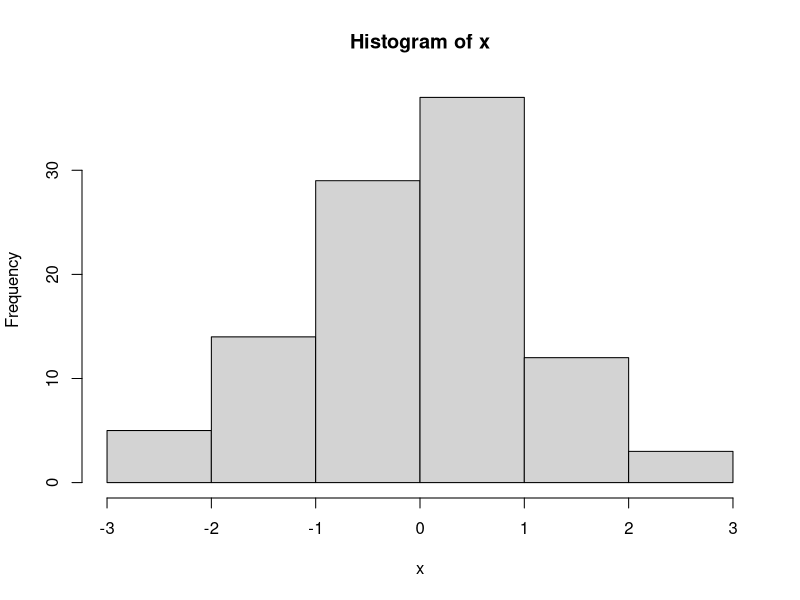
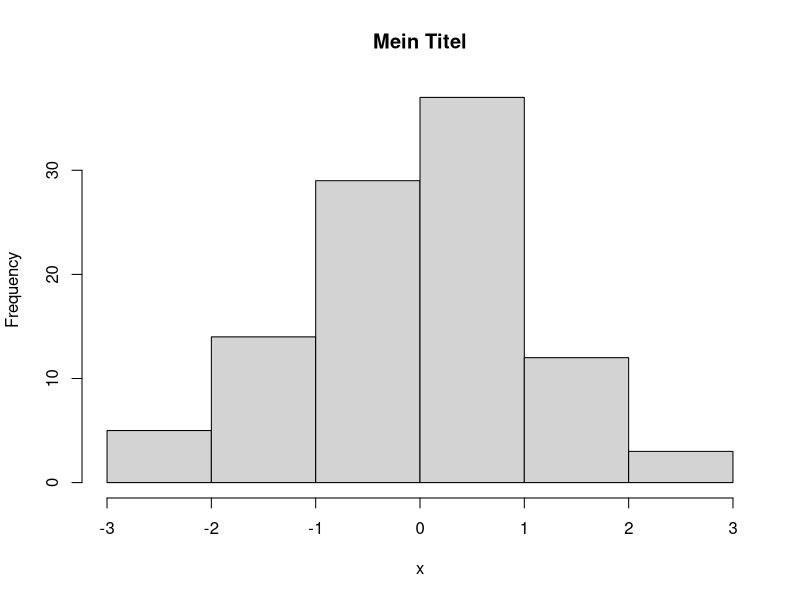
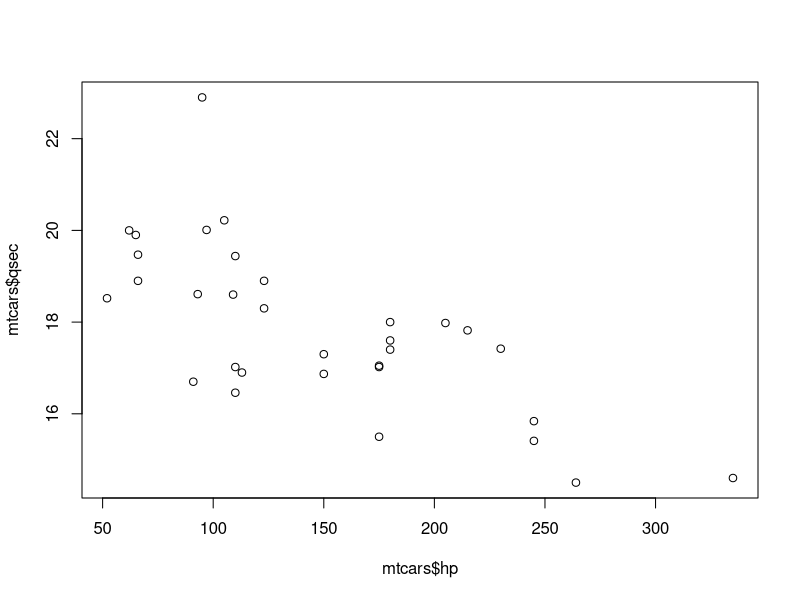
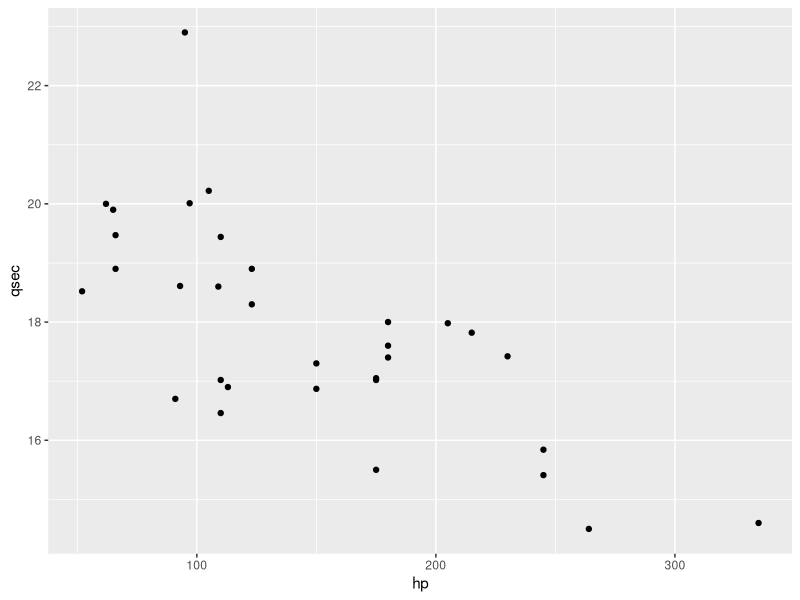
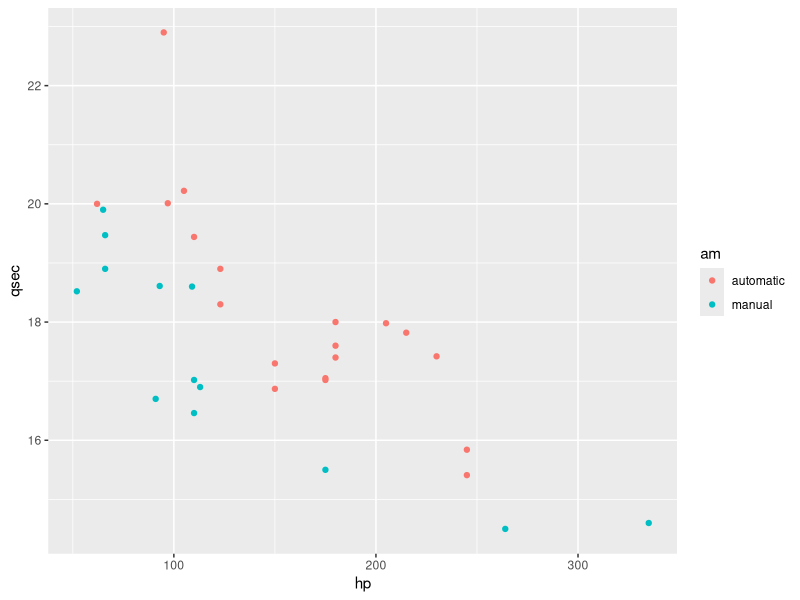

These figures' R source, in order: (Note: this script raises an error after producing the figures.)
## ---- chunk 1
knitr::opts_chunk$set(echo = TRUE)
## ---- chunk 2
a1 <- 2
a2 <- "abc"
a3 <- TRUE
## ---- chunk 3
3+2
3*2
3^2
## ---- chunk 4
## Vector: Same data types
v <- c(1,2,3)

v # !!! automatic type conversion !!!

## generate vector
v <- c(21,22,23,24)
v <- 21:24 ## less typing
v <- seq(from=21,to=24,by=1)

## select by position
v[2]
v[-2]
v[1:3]
v[c(1,4)]

## select by value
v == 22
v[v==22]
v<=22
v[v<=22]
v %in% c(21,24)
v[v %in% c(21,24)]

## list: different data types
l <- list(a="a", b=1, c=FALSE)
l
l$a
l$b
## ---- chunk 5
## Matrix
1:9
m <- matrix(1:9, ncol = 3, nrow = 3)
m ## wrapped around col by col
m[1,2]
m[1:2, 1:2]
m[1,]
m[,1]

## data frame
head(mtcars)
dim(mtcars)
nrow(mtcars)
ncol(mtcars)
str(mtcars)
?mtcars
mtcars$hp

dat <- mtcars
dat$cyl <- as.factor(dat$cyl)
dat$am <- factor(dat$am, levels = c(0,1), labels = c("automatic", "manual"))
summary(dat$cyl)
dat[dat$cyl == "4",]
## ---- chunk 6
cat("abc")
paste("abc", "def")
x <- "def"
paste("abc", x)
## ---- chunk 7
# simple plot
x <- rnorm(100)
hist(x)
hist(x, main = "Mein Titel")
plot(mtcars$hp, mtcars$qsec)

## ggplot2
head(dat) ## mtcars

#To install:
#install.packages("ggplot2")

library(ggplot2)
ggplot(data = dat, aes(x=hp, y=qsec)) + geom_point()
ggplot(data = dat, aes(x=hp, y=qsec)) + geom_point() + aes(color = am)

## add labels
ggplot(data = dat, aes(x=hp, y=qsec)) + geom_point() + aes_string(color = myVar) + labs(x="Power", y="Time",title="bla")
